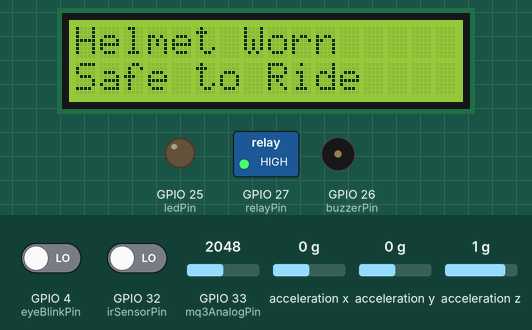
Bench run of a sketch on a simulated ESP32. On the bench: 16×2 character LCD, switched loads named in the sketch (green lamp = pin HIGH), output pins drawn as LEDs (lit = HIGH), buzzer (waves = sounding, pin HIGH). Wiring (inferred from the names in the program): MPU-6050 motion sensor at I2C address 0x68. Inputs (shaded band) come from the test bench; at power-on: acceleration x 0 g, GPIO 33 (mq3AnalogPin) = 2048, GPIO 32 (irSensorPin) LOW, GPIO 4 (eyeBlinkPin) LOW, acceleration y 0 g, acceleration z 1 g. WiFi joins after 1.5 s; servers stay silent unless stated; what the sketch prints to the serial monitor is not drawn.

Above: at 10.1 s.
10.2 s: acceleration x set to -0.5 g
11.7 s: acceleration x set to -0.8 g
At 12.8 s:
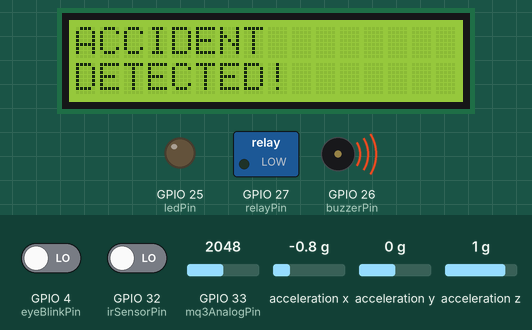
13.6 s: GPIO 33 (mq3AnalogPin) set to 2177
At 14.0 s:
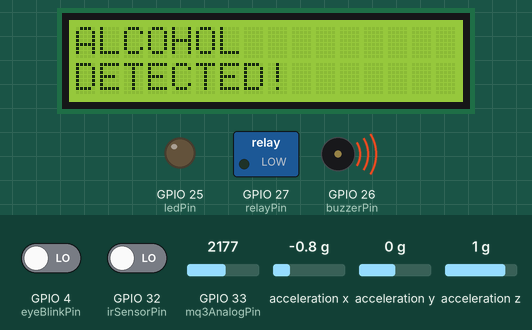
15.1 s: GPIO 32 (irSensorPin) driven HIGH
At 16.2 s:
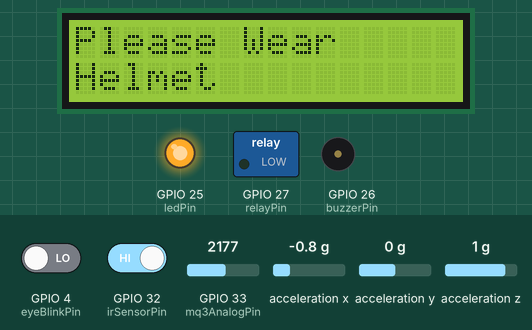
16.7 s: GPIO 32 (irSensorPin) driven LOW
At 17.2 s:
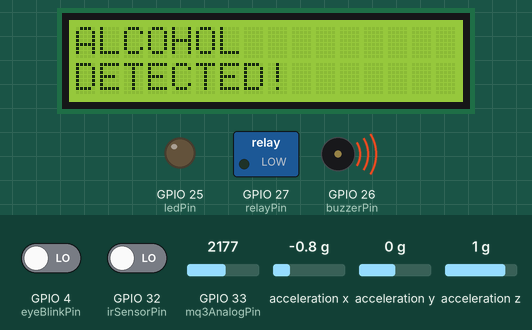
18.2 s: GPIO 33 (mq3AnalogPin) set to 1228
At 19.4 s:
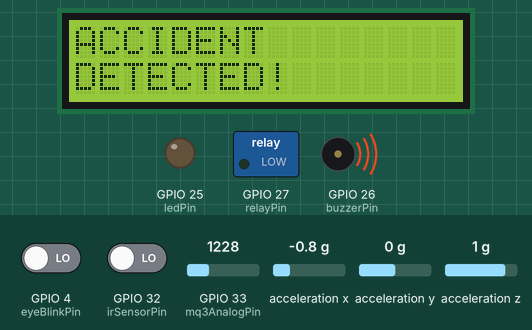
Timing chart, 0 to 20.8 s (numbered marks = the images above; inputs shaded):
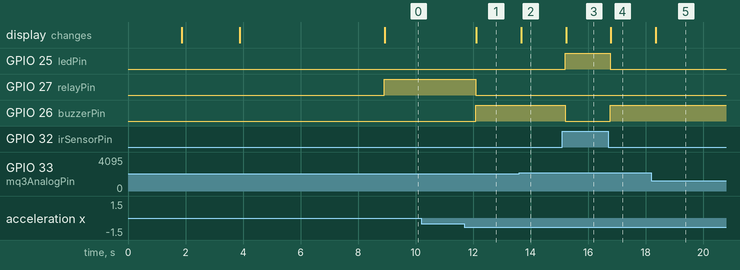

Measured:
- the behaviour switches between -0.6 and -0.7 g on acceleration x (found by bisection; images 0 and 1)
- the behaviour switches between 2148 and 2149 on GPIO 33 (mq3AnalogPin) (found by bisection; images 1 and 2)
- after the input at 10.2 s, every drawn part: stays the same
- after the input at 11.7 s, GPIO 27 (relayPin): HIGH → LOW after 0.39 s; GPIO 26 (buzzerPin): LOW → HIGH after 0.39 s; the display: changes after 0.41 s (image 1)
- after the input at 13.6 s, the display: changes after 0.07 s (image 2)
- after the input at 15.1 s, GPIO 25 (ledPin): LOW → HIGH after 0.12 s; GPIO 26 (buzzerPin): HIGH → LOW after 0.12 s; the display: changes after 0.14 s (image 3)
- after the input at 16.7 s, GPIO 25 (ledPin): HIGH → LOW after 0.08 s; GPIO 26 (buzzerPin): LOW → HIGH after 0.08 s; the display: changes after 0.10 s (image 4)
- after the input at 18.2 s, the display: changes after 0.16 s (image 5)

The sketch:

ultra_smart_helmet_src.ino
```cpp
#define BLYNK_TEMPLATE_ID "TMPL3eAkm2bH9"
#define BLYNK_TEMPLATE_NAME "smart helmet"
#define BLYNK_AUTH_TOKEN "reQqpL2bUBJdeHIPTo1bQpGjl_akVYBO"
#define BLYNK_DEVICE_NAME "smart helmet"

#include <WiFi.h>
#include <BlynkSimpleEsp32.h>
#include <Wire.h>
#include <LiquidCrystal_I2C.h>

// === WiFi Credentials ===
char auth[] = "reQqpL2bUBJdeHIPTo1bQpGjl_akVYBO";
char ssid[] = "Shinchan";
char pass[] = "qwertyui";

// === LCD Setup ===
LiquidCrystal_I2C lcd(0x27, 16, 2);

// === Helmet Detection ===
const int irSensorPin = 32;
const int ledPin = 25;

// === Alcohol Detection ===
const int mq3AnalogPin = 33;
const int buzzerPin = 26;

// === Relay + Motor ===
const int relayPin = 27;

// === Eye Blink Sensor ===
const int eyeBlinkPin = 4;
unsigned long closeStartTime = 0;
bool timerStarted = false;

// === Alcohol calibration ===
int baseline = 0;
const int samples = 100;
const int detectionOffset = 100;

// === MPU6050 ===
const int MPU_ADDR = 0x68;
const float TILT_THRESHOLD = 0.7;

// === Flags ===
bool helmetOn = false;
bool alcoholDetected = false;
bool accidentDetected = false;

void setup() {

  Serial.begin(115200);

  Wire.begin(21, 22);
  Wire.setClock(100000);

  lcd.init();
  lcd.backlight();

  pinMode(irSensorPin, INPUT);
  pinMode(ledPin, OUTPUT);
  pinMode(mq3AnalogPin, INPUT);
  pinMode(buzzerPin, OUTPUT);
  pinMode(relayPin, OUTPUT);
  pinMode(eyeBlinkPin, INPUT);

  digitalWrite(ledPin, LOW);
  digitalWrite(buzzerPin, LOW);
  digitalWrite(relayPin, LOW);

  // 🔹 Blynk Start
  Blynk.begin(BLYNK_AUTH_TOKEN, ssid, pass);

  // Startup message
  lcd.setCursor(3, 0);
  lcd.print("BIKE ON");
  delay(2000);

  lcd.clear();
  lcd.setCursor(0, 0);
  lcd.print("Please Wear");
  lcd.setCursor(0, 1);
  lcd.print("Helmet");

  // MQ3 Calibration
  Serial.println("Calibrating MQ3...");
  long total = 0;
  int minVal = 4095;

  for (int i = 0; i < samples; i++) {
    int val = analogRead(mq3AnalogPin);
    total += val;
    if (val < minVal) minVal = val;
    delay(50);
  }

  baseline = (total / samples + minVal) / 2;

  Serial.print("Baseline = ");
  Serial.println(baseline);

  // MPU6050 start
  Wire.beginTransmission(MPU_ADDR);
  Wire.write(0x6B);
  Wire.write(0);
  Wire.endTransmission(true);

  Serial.println("MPU6050 Ready");
}

void loop() {

  Blynk.run();  // 🔹 IMPORTANT

  int irState = digitalRead(irSensorPin);

  if (irState == HIGH) {

    helmetOn = false;

    digitalWrite(ledPin, HIGH);
    digitalWrite(buzzerPin, LOW);
    digitalWrite(relayPin, LOW);

    lcd.clear();
    lcd.setCursor(0, 0);
    lcd.print("Please Wear");
    lcd.setCursor(0, 1);
    lcd.print("Helmet");

    Serial.println("Helmet Not Detected");

    // 🔹 Blynk
    Blynk.virtualWrite(V0, 0);
  }
  else {

    helmetOn = true;
    digitalWrite(ledPin, LOW);

    // 🔹 Blynk
    Blynk.virtualWrite(V0, 1);

    int sensorValue = analogRead(mq3AnalogPin);

    Serial.print("Alcohol Sensor: ");
    Serial.println(sensorValue);

    // === Alcohol Detection ===
    if (sensorValue > baseline + detectionOffset) {

      alcoholDetected = true;

      digitalWrite(buzzerPin, HIGH);
      digitalWrite(relayPin, LOW);

      lcd.clear();
      lcd.setCursor(0, 0);
      lcd.print("ALCOHOL");
      lcd.setCursor(0, 1);
      lcd.print("DETECTED!");

      Serial.println("Alcohol Detected");

      // 🔹 Blynk
      Blynk.virtualWrite(V1, 1);

    }
    else {

      alcoholDetected = false;

      // 🔹 Blynk
      Blynk.virtualWrite(V1, 0);

      // === DROWSINESS DETECTION ===
      int eyeState = digitalRead(eyeBlinkPin);
      Serial.print("Eye State: ");
      Serial.println(eyeState);

      if (eyeState == HIGH) {

        if (!timerStarted) {
          closeStartTime = millis();
          timerStarted = true;
        }

        if (millis() - closeStartTime >= 3000) {

          digitalWrite(buzzerPin, HIGH);
          digitalWrite(relayPin, LOW);

          lcd.clear();
          lcd.setCursor(0, 0);
          lcd.print("DROWSINESS");
          lcd.setCursor(0, 1);
          lcd.print("DETECTED!");

          Serial.println("Drowsiness Detected");

          // 🔹 Blynk
          Blynk.virtualWrite(V2, 1);

          delay(500);
          return;
        }

      }
      else {

        timerStarted = false;
        digitalWrite(buzzerPin, LOW);

        // 🔹 Blynk
        Blynk.virtualWrite(V2, 0);
      }

      // === ACCIDENT DETECTION ===
      accidentDetected = checkAccident();

      if (accidentDetected) {

        digitalWrite(buzzerPin, HIGH);
        digitalWrite(relayPin, LOW);

        lcd.clear();
        lcd.setCursor(0, 0);
        lcd.print("ACCIDENT");
        lcd.setCursor(0, 1);
        lcd.print("DETECTED!");

        Serial.println("Accident Detected");

        // 🔹 Blynk
        Blynk.virtualWrite(V3, 1);

      }
      else {

        digitalWrite(buzzerPin, LOW);
        digitalWrite(relayPin, HIGH);

        lcd.setCursor(0, 0);
        lcd.print("Helmet Worn   ");
        lcd.setCursor(0, 1);
        lcd.print("Safe to Ride  ");

        Serial.println("Safe to Ride");

        // 🔹 Blynk
        Blynk.virtualWrite(V3, 0);
      }
    }
  }

  delay(500);
}


// === Accident Detection ===
bool checkAccident() {

  int16_t AcX, AcY, AcZ;

  Wire.beginTransmission(MPU_ADDR);
  Wire.write(0x3B);
  Wire.endTransmission(false);

  Wire.requestFrom(MPU_ADDR, 6, true);

  if (Wire.available() < 6) return false;

  AcX = Wire.read() << 8 | Wire.read();
  AcY = Wire.read() << 8 | Wire.read();
  AcZ = Wire.read() << 8 | Wire.read();

  float Ax = AcX / 16384.0;
  float Ay = AcY / 16384.0;
  float Az = AcZ / 16384.0;

  Serial.print("Ax: "); Serial.print(Ax);
  Serial.print(" Ay: "); Serial.print(Ay);
  Serial.print(" Az: "); Serial.println(Az);

  if (abs(Ax) > TILT_THRESHOLD || abs(Ay) > TILT_THRESHOLD) {
    return true;
  }

  return false;
}
```
